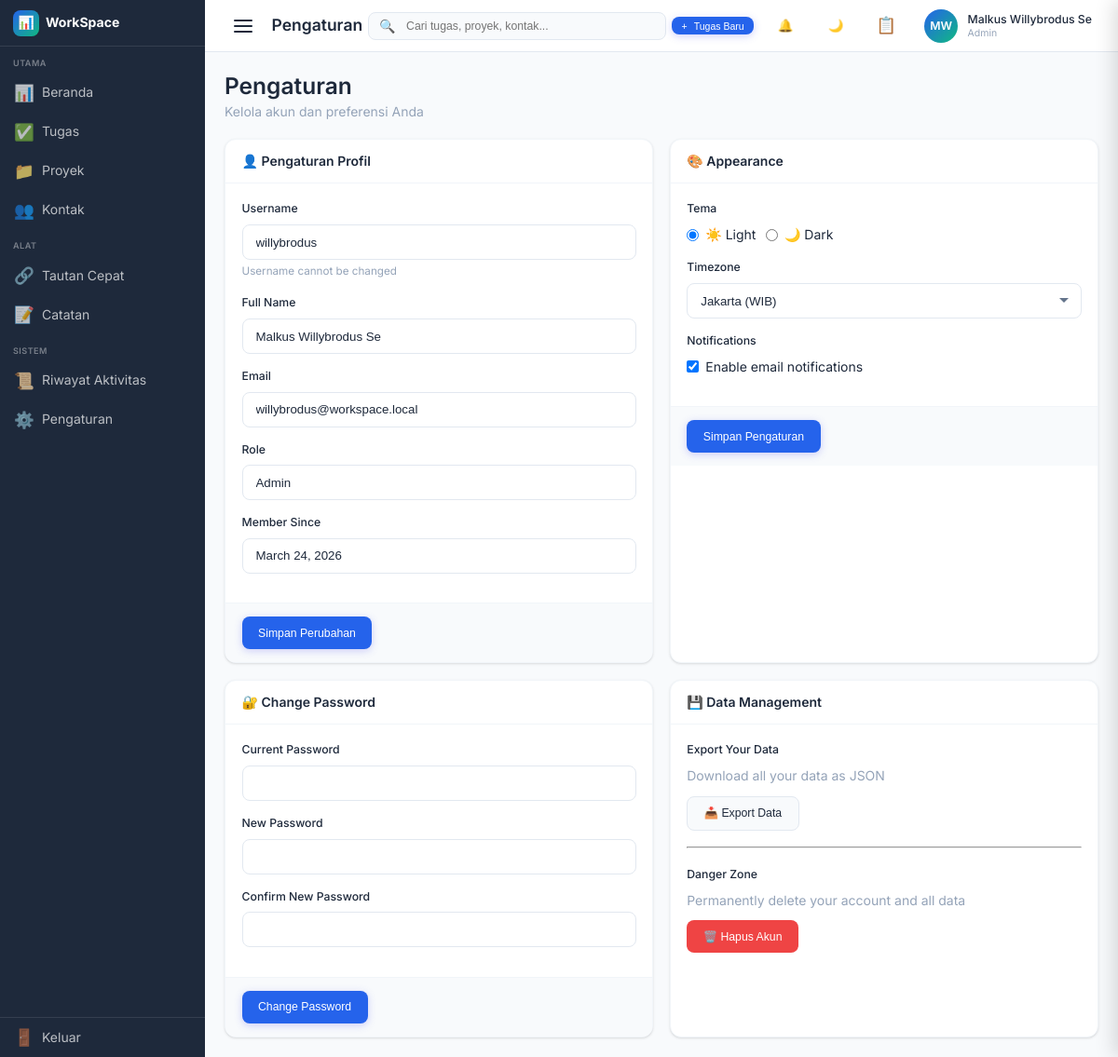
Screenshot of /index.php?page=settings (signed in) with the database file from the repository.
### tables this page shows
CREATE TABLE `users` (
  `id` int NOT NULL AUTO_INCREMENT,
  `username` varchar(50) NOT NULL,
  `email` varchar(100) NOT NULL,
  `password_hash` varchar(255) NOT NULL,
  `full_name` varchar(100) DEFAULT NULL,
  `avatar` varchar(255) DEFAULT NULL,
  `role` enum('admin','manager','member') DEFAULT 'member',
  `timezone` varchar(50) DEFAULT 'Asia/Jakarta',
  `theme` enum('light','dark','auto') DEFAULT 'light',
  `created_at` datetime DEFAULT CURRENT_TIMESTAMP,
  `updated_at` datetime DEFAULT CURRENT_TIMESTAMP ON UPDATE CURRENT_TIMESTAMP,
  `last_login` datetime DEFAULT NULL,
  `is_active` tinyint(1) DEFAULT '1',
  PRIMARY KEY (`id`),
  UNIQUE KEY `username` (`username`),
  UNIQUE KEY `email` (`email`)
);

CREATE TABLE `user_settings` (
  `id` int NOT NULL AUTO_INCREMENT,
  `user_id` int NOT NULL,
  `theme` varchar(20) DEFAULT 'light',
  `timezone` varchar(50) DEFAULT 'Asia/Jakarta',
  `email_notifications` tinyint(1) DEFAULT '1',
  `browser_notifications` tinyint(1) DEFAULT '0',
  `task_reminder_days` int DEFAULT '1',
  `language` varchar(10) DEFAULT 'en',
  `date_format` varchar(20) DEFAULT 'Y-m-d',
  `created_at` datetime DEFAULT CURRENT_TIMESTAMP,
  `updated_at` datetime DEFAULT CURRENT_TIMESTAMP ON UPDATE CURRENT_TIMESTAMP,
  PRIMARY KEY (`id`),
  UNIQUE KEY `user_id` (`user_id`),
  CONSTRAINT `user_settings_ibfk_1` FOREIGN KEY (`user_id`) REFERENCES `users` (`id`) ON DELETE CASCADE
);

### config/functions.php (called while the page is built, shortened)
<?php
function getUserId() {
    return $_SESSION['user_id'] ?? null;
}
function getUser() {
    $db = getDB();
    $userId = getUserId();
    $stmt = $db->prepare("SELECT * FROM users WHERE id = ?");
    $stmt->bind_param('i', $userId);
    $stmt->execute();
    $result = $stmt->get_result();
    return $result->fetch_assoc();
}
function h($str) {
    return htmlspecialchars($str, ENT_QUOTES, 'UTF-8');
}
function formatDate($date, $format = 'Y-m-d') {
    $d = new DateTime($date);
    return $d->format($format);
}

### pages/settings/index.php (the view, shortened to what this page needs)
<?php
require_once __DIR__ . '/../../config/functions.php';
$userId = getUserId();
$db = getDB();
$stmt = $db->prepare("SELECT * FROM users WHERE id = ?");
$stmt->bind_param('i', $userId);
$stmt->execute();
$user = $stmt->get_result()->fetch_assoc();
$stmt = $db->prepare("SELECT * FROM user_settings WHERE user_id = ?");
$stmt->bind_param('i', $userId);
$stmt->execute();
$settings = $stmt->get_result()->fetch_assoc();
$timezones = [
    'Asia/Jakarta' => 'Jakarta (WIB)',
    'Asia/Makassar' => 'Makassar (WIT)',
    'Asia/Jayapura' => 'Jayapura (WIT)',
    'Asia/Shanghai' => 'Shanghai',
    'Asia/Singapore' => 'Singapore',
    'Asia/Tokyo' => 'Tokyo',
    'Asia/Seoul' => 'Seoul',
    'Europe/London' => 'London',
    'Europe/Paris' => 'Paris',
    'America/New_York' => 'New York',
    'America/Los_Angeles' => 'Los Angeles'
];
?>
<div class="settings-page">
    <div class="mb-5">
        <h2>Pengaturan</h2>
        <p class="text-muted">Kelola akun dan preferensi Anda</p>
    </div>
    <div class="d-grid" style="grid-template-columns: repeat(auto-fit, minmax(400px, 1fr)); gap: var(--space-5);">
        <div class="card">
            <div class="card-header">
                <h3 class="card-title">👤 Pengaturan Profil</h3>
            </div>
            <form method="POST">
                <div class="card-body">
                    <div class="form-group">
                        <label class="form-label">Username</label>
                        <input type="text" class="form-control" value="<?= h($user['username']) ?>" disabled>
                        <small class="text-muted">Username cannot be changed</small>
                    </div>
                    <div class="form-group">
                        <label class="form-label">Full Name</label>
                        <input type="text" name="full_name" class="form-control" value="<?= h($user['full_name'] ?? '') ?>">
                    </div>
                    <div class="form-group">
                        <label class="form-label">Email</label>
                        <input type="email" name="email" class="form-control" value="<?= h($user['email']) ?>">
                    </div>
                    <div class="form-group">
                        <label class="form-label">Role</label>
                        <input type="text" class="form-control" value="<?= ucfirst($user['role']) ?>" disabled>
                    </div>
                    <div class="form-group">
                        <label class="form-label">Member Since</label>
                        <input type="text" class="form-control" value="<?= formatDate($user['created_at'], 'F d, Y') ?>" disabled>
                    </div>
                </div>
                <div class="card-footer">
                    <button type="submit" class="btn btn-primary">Simpan Perubahan</button>
                </div>
            </form>
        </div>
        <div class="card">
            <div class="card-header">
                <h3 class="card-title">🎨 Appearance</h3>
            </div>
            <form method="POST">
                <div class="card-body">
                    <div class="form-group">
                        <label class="form-label">Tema</label>
                        <div class="d-flex gap-3">
                            <label class="d-flex align-center gap-2" style="cursor: pointer;">
                                <input type="radio" name="theme" value="light" <?= ($user['theme'] ?? 'light') === 'light' ? 'checked' : '' ?>>
                                <span>☀️ Light</span>
                            </label>
                            <label class="d-flex align-center gap-2" style="cursor: pointer;">
                                <input type="radio" name="theme" value="dark" <?= ($user['theme'] ?? 'light') === 'dark' ? 'checked' : '' ?>>
                                <span>🌙 Dark</span>
                            </label>
                        </div>
                    </div>
                    <div class="form-group">
                        <label class="form-label">Timezone</label>
                        <select name="timezone" class="form-control">
                            <?php foreach ($timezones as $tz => $label): ?>
                            <option value="<?= $tz ?>" <?= ($user['timezone'] ?? 'Asia/Jakarta') === $tz ? 'selected' : '' ?>><?= $label ?></option>
                            <?php endforeach; ?>
                        </select>
                    </div>
                    <div class="form-group">
                        <label class="form-label">Notifications</label>
                        <label class="d-flex align-center gap-2" style="cursor: pointer;">
                            <input type="checkbox" name="email_notifications" value="1" <?= ($settings['email_notifications'] ?? true) ? 'checked' : '' ?>>
                            <span>Enable email notifications</span>
                        </label>
                    </div>
                </div>
                <div class="card-footer">
                    <button type="submit" class="btn btn-primary">Simpan Pengaturan</button>
                </div>
            </form>
        </div>
        <div class="card">
            <div class="card-header">
                <h3 class="card-title">🔐 Change Password</h3>
            </div>
            <form method="POST" onsubmit="return validatePasswordForm()">
                <div class="card-body">
                    <div class="form-group">
                        <label class="form-label">Current Password</label>
                        <input type="password" name="current_password" class="form-control" required>
                    </div>
                    <div class="form-group">
                        <label class="form-label">New Password</label>
                        <input type="password" name="new_password" class="form-control" required minlength="6">
                    </div>
                    <div class="form-group">
                        <label class="form-label">Confirm New Password</label>
                        <input type="password" name="confirm_password" class="form-control" required minlength="6">
                    </div>
                </div>
                <div class="card-footer">
                    <button type="submit" class="btn btn-primary">Change Password</button>
                </div>
            </form>
        </div>
        <div class="card">
            <div class="card-header">
                <h3 class="card-title">💾 Data Management</h3>
            </div>
            <div class="card-body">
                <div class="form-group">
                    <label class="form-label">Export Your Data</label>
                    <p class="text-muted text-sm mb-3">Download all your data as JSON</p>
                    <button class="btn btn-secondary" onclick="exportData()">
                        📥 Export Data
                    </button>
                </div>
                <hr style="margin: var(--space-5) 0;">
                <div class="form-group">
                    <label class="form-label">Danger Zone</label>
                    <p class="text-muted text-sm mb-3">Permanently delete your account and all data</p>
                    <button class="btn btn-danger" onclick="confirmDelete()">
                        🗑️ Hapus Akun
                    </button>
                </div>
            </div>
        </div>
    </div>
</div>

### includes/header.php (shortened to what this page needs)
<?php
$currentPage = $_GET['page'] ?? 'dashboard';
$pageTitles = [
    'dashboard' => 'Beranda',
    'tasks' => 'Manajemen Tugas',
    'projects' => 'Proyek',
    'contacts' => 'Kontak',
    'links' => 'Tautan Cepat',
    'notes' => 'Catatan',
    'activity' => 'Riwayat Aktivitas',
    'settings' => 'Pengaturan'
];
$pageTitle = $pageTitles[$currentPage] ?? 'Beranda';
$user = getUser();
$initials = '';
if ($user && !empty($user['full_name'])) {
    $parts = explode(' ', $user['full_name']);
    $initials = strtoupper(substr($parts[0], 0, 1) . (isset($parts[1]) ? substr($parts[1], 0, 1) : ''));
} elseif ($user) {
    $initials = strtoupper(substr($user['username'], 0, 2));
}
?>
<header class="header">
    <div class="header-left">
        <button id="sidebarToggleBtn" class="sidebar-toggle header-btn" type="button" aria-label="Toggle Sidebar">
            <span class="hamburger">
                <span class="hamburger-line"></span>
                <span class="hamburger-line"></span>
                <span class="hamburger-line"></span>
            </span>
        </button>
        <h1 class="header-title"><?= h($pageTitle) ?></h1>
    </div>
    <div class="header-search">
        <form method="GET" action="index.php" id="globalSearchForm" style="display: flex; align-items: center; width: 100%;">
            <span class="header-search-icon">🔍</span>
            <input type="text" name="q" placeholder="Cari tugas, proyek, kontak..." id="globalSearch" autocomplete="off">
        </form>
    </div>
    <div class="header-right">
        <button class="btn btn-primary btn-sm" data-modal="addTaskModal" onclick="openModal('addTaskModal')">
            <span>+</span> Tugas Baru
        </button>
        <div class="dropdown">
            <button class="header-btn dropdown-trigger">
                <span>🔔</span>
            </button>
        </div>
        <button class="header-btn" data-theme-toggle>
            <span>🌙</span>
        </button>
        <button class="right-sidebar-toggle" id="rightSidebarToggle" type="button" aria-label="Toggle Right Sidebar">
            <span>📋</span>
        </button>
        <div class="dropdown">
            <div class="user-menu dropdown-trigger">
                <div class="user-avatar"><?= h($initials ?: 'U') ?></div>
                <div class="user-info">
                    <div class="user-name"><?= h($user['full_name'] ?? $user['username'] ?? 'User') ?></div>
                    <div class="user-role"><?= h(ucfirst($user['role'] ?? 'Member')) ?></div>
                </div>
            </div>
        </div>
    </div>
</header>

### rows the page displays
users: full_name "MW", full_name "Malkus Willybrodus Se", role "Admin", username "willybrodus", email "willybrodus@workspace.local", created_at "March 24, 2026", theme "☑ ☀️ Light", theme "☐ 🌙 Dark", timezone "Jakarta (WIB)"
user_settings: email_notifications "☑"

### other values shown
$pageTitle "Pengaturan"
